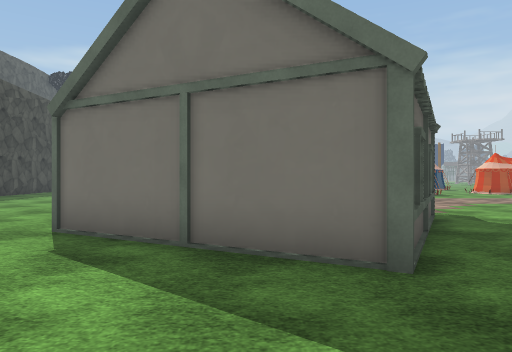
view 1 (above)

24 first-person views from a walk through a 3-D level made in the Unity game engine. The camera is 1.3 m above the floor, looks level and sees 70° across. The floor is counted in squares, 1.44 m on a side. Each view is taken from the middle of a square. On the plan, view 1 faces up. The plan holds only what a view shows up to about 13 squares ahead; the rest is blank. The place goes on beyond the plan. The player character is not drawn. Some animated figures are not drawn. Door leaves are left out, so doorways stand open. Some surface patterns are stand-ins.

view 2
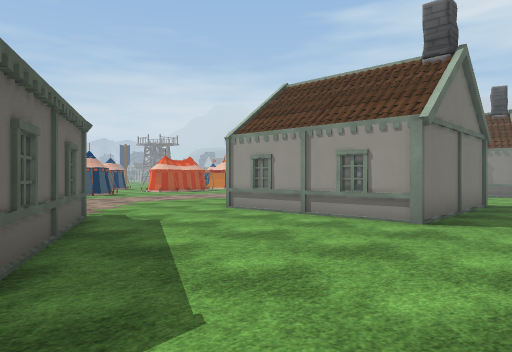

view 3
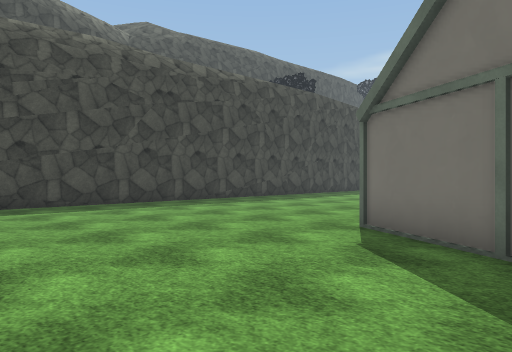

view 4
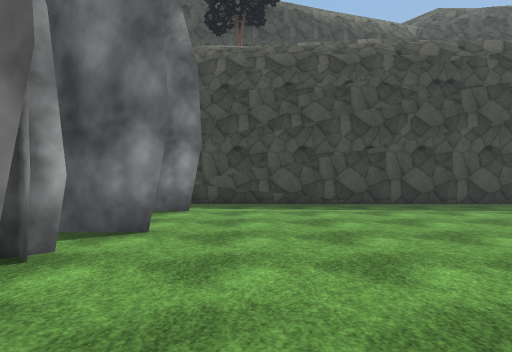

view 5
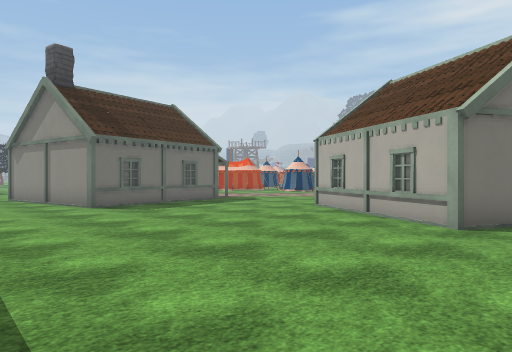

view 6
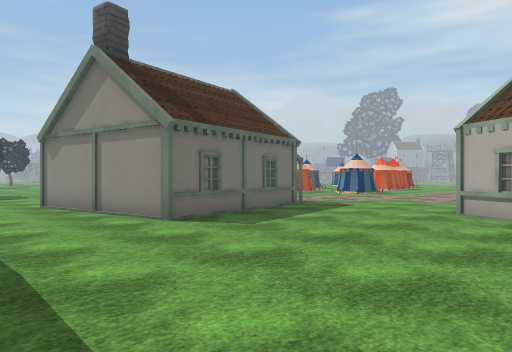

view 7
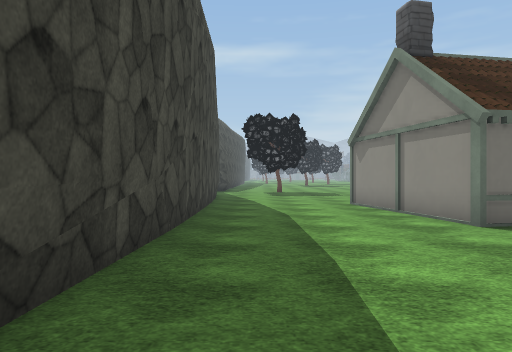

view 8
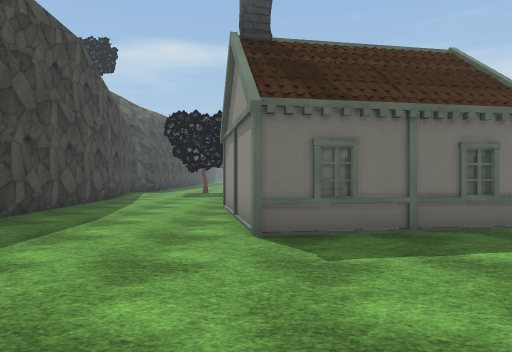

view 9
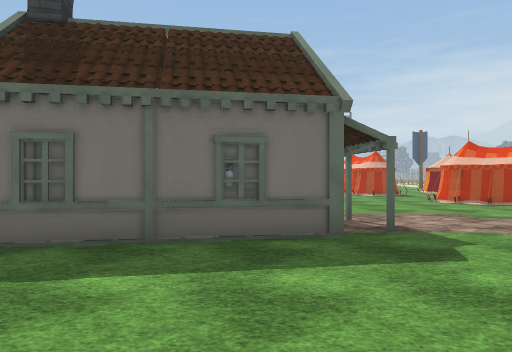

view 10
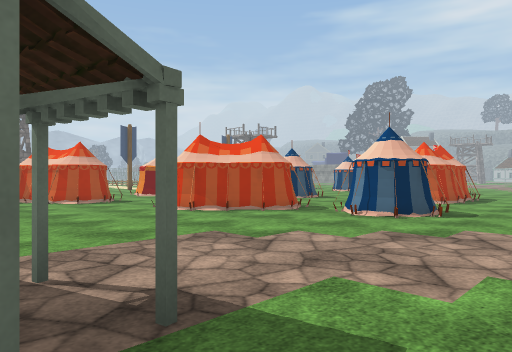

view 11
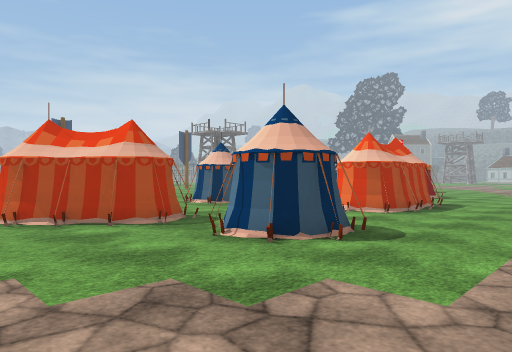

view 12
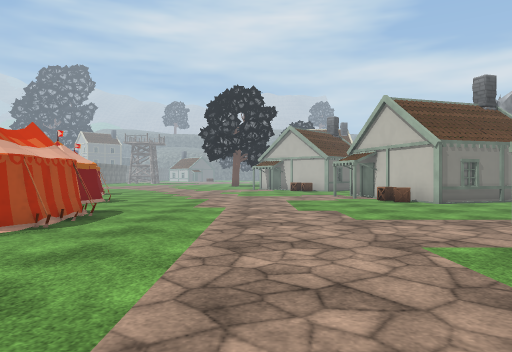

view 13
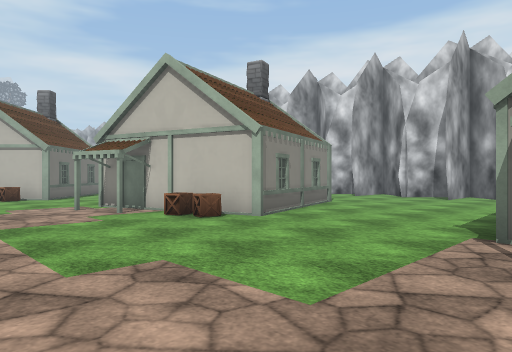

view 14
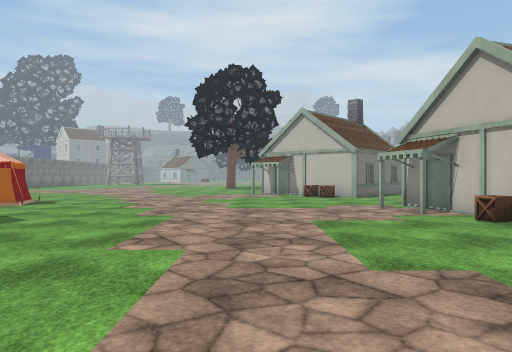

view 15
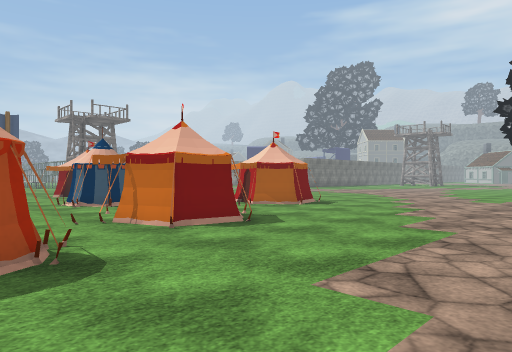

view 16
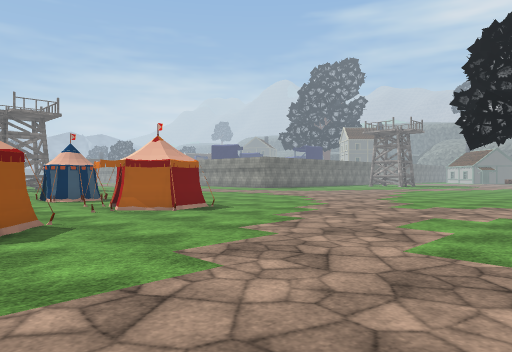

view 17
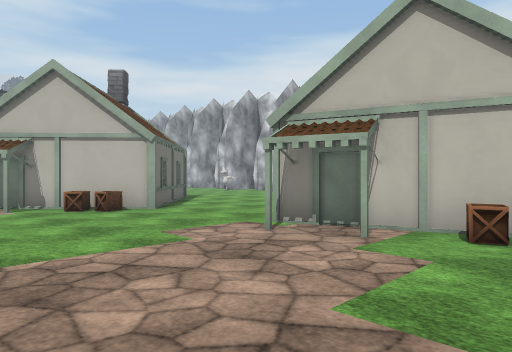

view 18
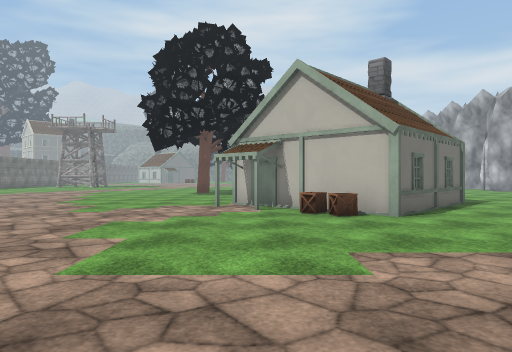

view 19
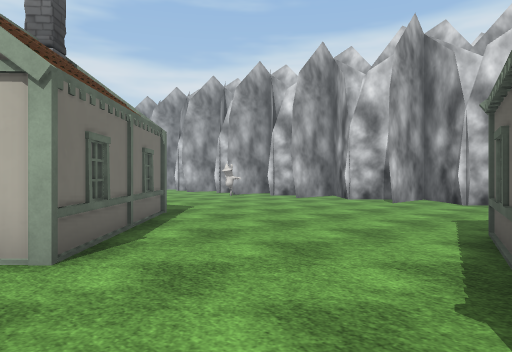

view 20
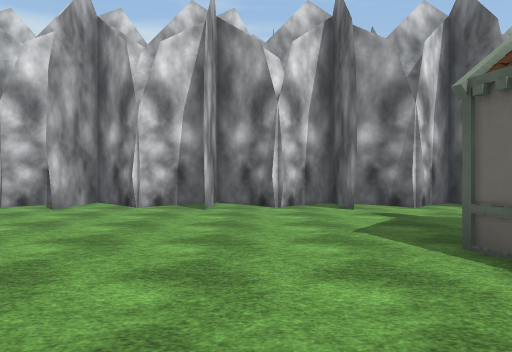

view 21
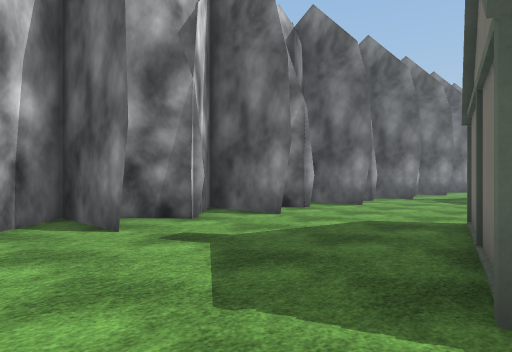

view 22
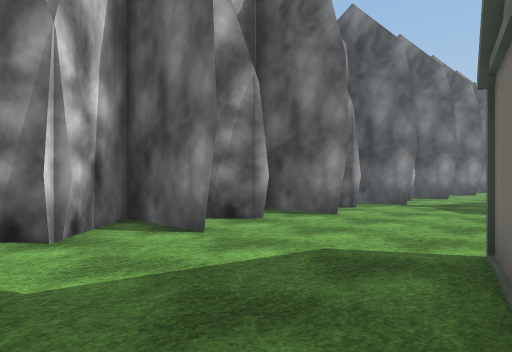

view 23
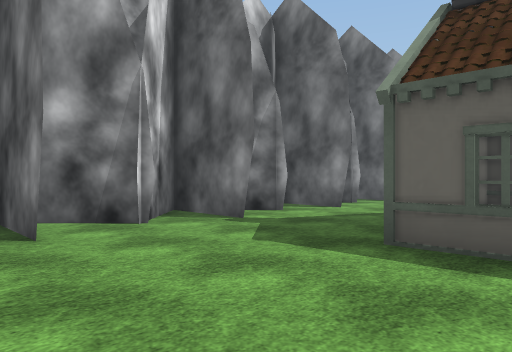

view 24
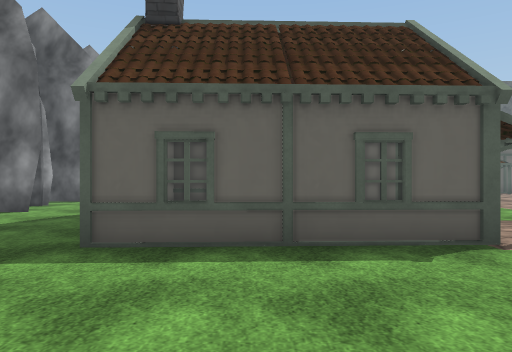

### Floor plan
Key: @ floor where view 1 was taken; # wall or solid block; . floor; = window, fence, low wall or low ledge; O other object.
Columns run from 12 left of view 1 to 34 right of it. Each row starts with its distance up from view 1.
 26               ..O.           .OO ..O
 25              .....     O     .OO ...
 24              ....     OO    ...  .OO
 23              ....OO  ..O    ...  .OOO
 22 #.....       ....OOO...     . O ..OOOO..
 21 #.....      .....OOOO..     .OOOO........ ...
 20 #....O  OOO ..........  O   ..OO.............
 19 #....O    O .......O   .OOOO.................
 18 #.....O    O.......OO ..OOOO.................
 17 #.....O    O.......OO........................
 16 #.....O    O.................................
 15 #.....OOOOOO.................................
 14 #............... ..........................O.
 13 #...............  ........................OO
 12 #...............  ......................OOO
 11 #...........O    ......................OOO
 10 =..........OOO   ..................O...OO
  9 =.........OO OO .....   ......OOOOOO....OO   O
  8 =.........O     O...OOOOOO....OO    .....OO OO
  7 =........OO    O....O    O....O     O.....OOO
  6 #........OO    O....O    O....OO    O......O.
  5 #.........OO  O.....O    O.....O    O.........
  4 #...........OOO.....O    O.....O OOO..........
  3 #...................OOOOOO.....OO.............
  2 #............................................
  1 #............ ................................
  0 #.......... @. ..  ...........................
 -1 #..# .#...#      #...#...#...#.##...#...#...#.#
 -2    #  #.#        ### ###.###.####.###.###.###.#
 -3                      #   #####  ###############

Positions as (right, up) in squares from view 1, and headings:
1: (0, 0), facing up
2: (1, 0), facing up-right
3: (0, 0), facing up-left
4: (0, 1), facing left
5: (-10, 4), facing up-right
6: (-10, 8), facing up-right
7: (-10, 8), facing up
8: (-6, 9), facing up
9: (-2, 10), facing up
10: (-1, 14), facing up-right
11: (3, 14), facing up-right
12: (6, 14), facing right
13: (12, 14), facing down-right
14: (12, 14), facing right
15: (14, 14), facing up-right
16: (18, 13), facing up-right
17: (18, 15), facing down-right
18: (19, 13), facing right
19: (23, 11), facing down-right
20: (27, 9), facing down
21: (27, 5), facing down-left
22: (24, 4), facing down-left
23: (18, 5), facing down-left
24: (18, 5), facing left
